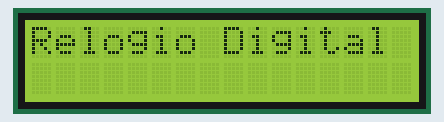
Simulated run of this sketch. Board: Arduino Uno, built with avr-gcc and run on an emulated ATmega328P. Shown: 16×2 character LCD.

Above: at 0.1 s.
At 2.1 s:
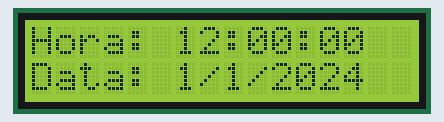
At 11.2 s:
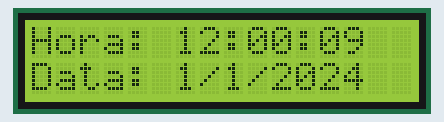
At 20.4 s:
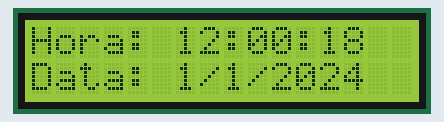
At 29.5 s:
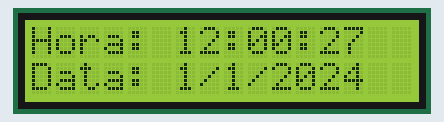
At 38.6 s:
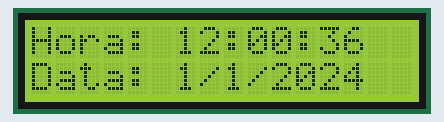

The sketch:

RelogioDigital.ino
```cpp
/*
 * Projeto: Relógio Digital com LCD 16x2
 * Autor: Henrique Monteiro Cardoso
 * Data: 2024-06-07
 * Descrição: Exemplo de relógio digital usando display LCD 16x2 e biblioteca TimeLib.
 */

#include <LiquidCrystal.h>
#include <TimeLib.h>

LiquidCrystal lcd(12, 11, 5, 4, 3, 2);

void setup() {
  lcd.begin(16, 2);
  lcd.print("Relogio Digital");
  delay(2000);
  // Define hora inicial (ajuste conforme necessário)
  setTime(12, 0, 0, 1, 1, 2024);
}

void loop() {
  lcd.clear();
  lcd.setCursor(0, 0);
  lcd.print("Hora: ");
  lcd.print(hour());
  lcd.print(":");
  if (minute() < 10) lcd.print("0");
  lcd.print(minute());
  lcd.print(":");
  if (second() < 10) lcd.print("0");
  lcd.print(second());

  lcd.setCursor(0, 1);
  lcd.print("Data: ");
  lcd.print(day());
  lcd.print("/");
  lcd.print(month());
  lcd.print("/");
  lcd.print(year());

  delay(1000); // Atualiza a cada segundo
} 
```

Measured:
- what the display in image 1 shows lasts 1.0 s, from 2.1 s to 3.1 s
